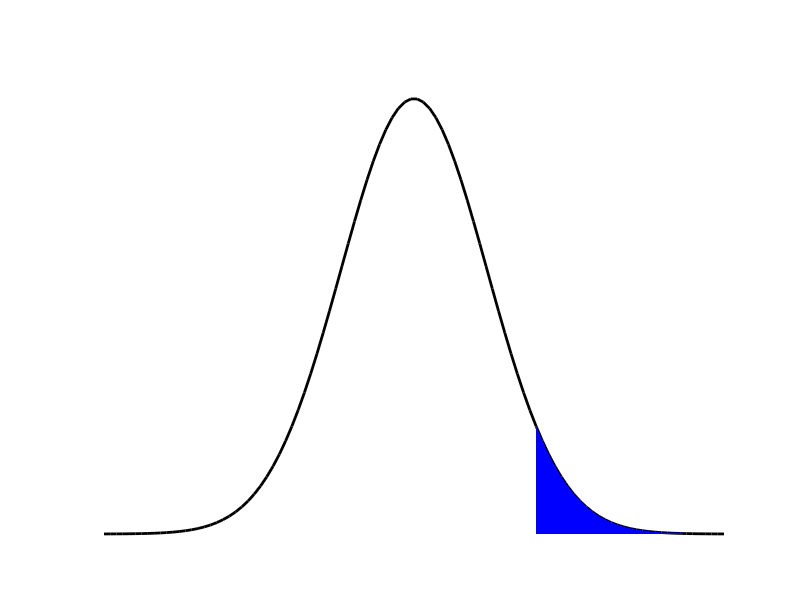

This figure's MATLAB source:
clear; close all; clc;

my_norm = @(X, mu, sigma) 1/(sigma*sqrt(2*pi)) * exp(-(X-mu).^2)/(2*sigma^2);

x = linspace(0,6,100);
y = my_norm(x, 3, 4);

figure;
plot(x, y,'color','k','linewidth',2)
hold on;
area(x(70:end), y(70:end),'facecolor',lines(1),'edgecolor','none')
set(gca,'visible','off')